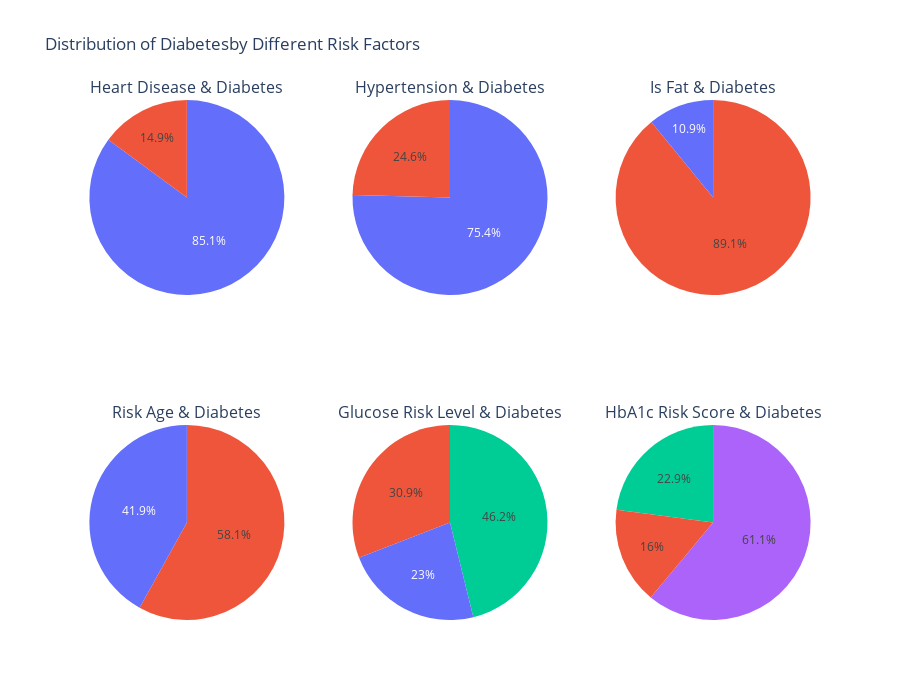

Notebook cell for this chart:
### Markdown cell above
## Conclusion from this chart
* 1- People with a high BMI have more diabetes than those with a low BMI.
* 2- Older people have more diabetes than younger people.
* 3- People with a high HbA1c level have more diabetes than those with a low HbA1c level.
* 4- People with a high blood glucose level have more diabetes than those with a low blood glucose level.

### Code cell
import plotly.graph_objects as go
##----------------------------------------------------
# Prepare the tapul for each column 


# heart_disease
heart_disease_df = df.groupby(["diabetes","heart_disease"])["diabetes"].count().reset_index(name="count")
heart_disease_df = heart_disease_df.loc[heart_disease_df["diabetes"] == 1]

# hypertension
hypertension_df = df.groupby(["diabetes","hypertension"])["diabetes"].count().reset_index(name="count")
hypertension_df = hypertension_df.loc[hypertension_df["diabetes"] == 1]

# is_fat
is_fat_df = df.groupby(["diabetes","is_fat"])["diabetes"].count().reset_index(name="count")
is_fat_df = is_fat_df.loc[is_fat_df["diabetes"] == 1]

# risk_age
risk_age_df = df.groupby(["diabetes","risk_age"])["diabetes"].count().reset_index(name="count")
risk_age_df = risk_age_df.loc[risk_age_df["diabetes"] == 1]

# glucose_risk_level
glucose_risk_level_df = df.groupby(["diabetes","glucose_risk_level"])["diabetes"].count().reset_index(name="count")
glucose_risk_level_df = glucose_risk_level_df.loc[glucose_risk_level_df["diabetes"] == 1]

# hba1c_risk_score
hba1c_risk_score_df = df.groupby(["diabetes","hba1c_risk_score"])["diabetes"].count().reset_index(name="count")
hba1c_risk_score_df = hba1c_risk_score_df.loc[hba1c_risk_score_df["diabetes"] == 1]





# -------------------------------------------------------------------------------
## miking the plot 
fig = make_subplots(rows=2, cols=3, specs=[[{'type':'domain'}]*3, [{'type':'domain'}]*3],
                    subplot_titles=(
                        "Heart Disease & Diabetes",
                        "Hypertension & Diabetes",
                        "Is Fat & Diabetes",
                        "Risk Age & Diabetes",
                        "Glucose Risk Level & Diabetes",
                        "HbA1c Risk Score & Diabetes"
                    ))

fig.add_trace(go.Pie(labels=heart_disease_df['heart_disease'],
                     values=heart_disease_df['count'],
                     name="Heart Disease"),
              row=1, col=1)

fig.add_trace(go.Pie(labels=hypertension_df['hypertension'],
                     values=hypertension_df['count'],
                     name="Hypertension"),
              row=1, col=2)

fig.add_trace(go.Pie(labels=is_fat_df['is_fat'],
                     values=is_fat_df['count'],
                     name="Is Fat"),
              row=1, col=3)

fig.add_trace(go.Pie(labels=risk_age_df['risk_age'],
                     values=risk_age_df['count'],
                     name="Risk Age"),
              row=2, col=1)

fig.add_trace(go.Pie(labels=glucose_risk_level_df['glucose_risk_level'],
                     values=glucose_risk_level_df['count'],
                     name="Glucose Risk"),
              row=2, col=2)

fig.add_trace(go.Pie(labels=hba1c_risk_score_df['hba1c_risk_score'],
                     values=hba1c_risk_score_df['count'],
                     name="HbA1c Risk"),
              row=2, col=3)

fig.update_layout(title_text="Distribution of Diabetesby Different Risk Factors",
                  height=700,
                  showlegend=False)

fig.show()

### Figure 1 — Plotly figure (JSON) as saved in the notebook; plotly's stock layout.template omitted (floating-point values rounded to 4 significant figures)
{"data": [{"domain": {"x": [0, 0.2889], "y": [0.625, 1]}, "labels": [0, 1], "name": "Heart Disease", "type": "pie", "values": [7227, 1267]}, {"domain": {"x": [0.3556, 0.6444], "y": [0.625, 1]}, "labels": [0, 1], "name": "Hypertension", "type": "pie", "values": [6406, 2088]}, {"domain": {"x": [0.7111, 1], "y": [0.625, 1]}, "labels": [0, 1], "name": "Is Fat", "type": "pie", "values": [927, 7567]}, {"domain": {"x": [0, 0.2889], "y": [0, 0.375]}, "labels": [0, 1], "name": "Risk Age", "type": "pie", "values": [3562, 4932]}, {"domain": {"x": [0.3556, 0.6444], "y": [0, 0.375]}, "labels": [0, 1, 2], "name": "Glucose Risk", "type": "pie", "values": [1952, 2622, 3920]}, {"domain": {"x": [0.7111, 1], "y": [0, 0.375]}, "labels": [1, 2, 3], "name": "HbA1c Risk", "type": "pie", "values": [1363, 1945, 5186]}], "layout": {"annotations": [{"font": {"size": 16}, "showarrow": false, "text": "Heart Disease & Diabetes", "x": 0.1444, "xanchor": "center", "xref": "paper", "y": 1, "yanchor": "bottom", "yref": "paper"}, {"font": {"size": 16}, "showarrow": false, "text": "Hypertension & Diabetes", "x": 0.5, "xanchor": "center", "xref": "paper", "y": 1, "yanchor": "bottom", "yref": "paper"}, {"font": {"size": 16}, "showarrow": false, "text": "Is Fat & Diabetes", "x": 0.8556, "xanchor": "center", "xref": "paper", "y": 1, "yanchor": "bottom", "yref": "paper"}, {"font": {"size": 16}, "showarrow": false, "text": "Risk Age & Diabetes", "x": 0.1444, "xanchor": "center", "xref": "paper", "y": 0.375, "yanchor": "bottom", "yref": "paper"}, {"font": {"size": 16}, "showarrow": false, "text": "Glucose Risk Level & Diabetes", "x": 0.5, "xanchor": "center", "xref": "paper", "y": 0.375, "yanchor": "bottom", "yref": "paper"}, {"font": {"size": 16}, "showarrow": false, "text": "HbA1c Risk Score & Diabetes", "x": 0.8556, "xanchor": "center", "xref": "paper", "y": 0.375, "yanchor": "bottom", "yref": "paper"}], "height": 700, "showlegend": false, "title": {"text": "Distribution of Diabetesby Different Risk Factors"}}}
